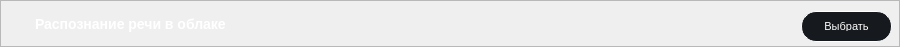
      <widget class="QFrame" name="frame_CloudVoice">
       <property name="geometry">
        <rect>
         <x>10</x>
         <y>1072</y>
         <width>900</width>
         <height>45</height>
        </rect>
       </property>
       <property name="minimumSize">
        <size>
         <width>900</width>
         <height>0</height>
        </size>
       </property>
       <property name="maximumSize">
        <size>
         <width>900</width>
         <height>46</height>
        </size>
       </property>
       <property name="styleSheet">
        <string notr="true">
/* styles.qss */

#frame_CloudVoice {
    background-color: #161A1E;
    border-radius: 15px; /* Установите значение по вашему усмотрению для достижения овальной формы */
}
</string>
       </property>
       <property name="frameShape">
        <enum>QFrame::StyledPanel</enum>
       </property>
       <property name="frameShadow">
        <enum>QFrame::Raised</enum>
       </property>
       <layout class="QHBoxLayout" name="horizontalLayout_23">
        <property name="spacing">
         <number>0</number>
        </property>
        <property name="leftMargin">
         <number>0</number>
        </property>
        <property name="topMargin">
         <number>0</number>
        </property>
        <property name="rightMargin">
         <number>0</number>
        </property>
        <property name="bottomMargin">
         <number>0</number>
        </property>
        <item>
         <widget class="QFrame" name="frame_22">
          <property name="minimumSize">
           <size>
            <width>0</width>
            <height>45</height>
           </size>
          </property>
          <property name="styleSheet">
           <string notr="true">background-color: transparent;</string>
          </property>
          <property name="frameShape">
           <enum>QFrame::StyledPanel</enum>
          </property>
          <property name="frameShadow">
           <enum>QFrame::Raised</enum>
          </property>
          <widget class="QPushButton" name="pushCloudVoice">
           <property name="geometry">
            <rect>
             <x>800</x>
             <y>10</y>
             <width>91</width>
             <height>31</height>
            </rect>
           </property>
           <property name="minimumSize">
            <size>
             <width>91</width>
             <height>31</height>
            </size>
           </property>
           <property name="maximumSize">
            <size>
             <width>91</width>
             <height>31</height>
            </size>
           </property>
           <property name="styleSheet">
            <string notr="true">/* styles.qss */

QPushButton {
    background-color: #161A1E;
    border-radius: 15px;
    color: white; /* Установите цвет текста */
    font-size: 11px; /* Установите размер шрифта */
    padding: 10px 20px; /* Установите отступы */
    border: 1px solid white; /* Уменьшаем толщину обводки до 1 пикселя */
}

QPushButton:hover {
    background-color: #2C3236;
    transition: background-color 0.3s ease;
}
</string>
           </property>
           <property name="text">
            <string>Выбрать</string>
           </property>
          </widget>
          <widget class="QLabel" name="labelCloudVoice">
           <property name="geometry">
            <rect>
             <x>750</x>
             <y>10</y>
             <width>81</width>
             <height>30</height>
            </rect>
           </property>
           <property name="sizePolicy">
            <sizepolicy hsizetype="Preferred" vsizetype="Preferred">
             <horstretch>70</horstretch>
             <verstretch>30</verstretch>
            </sizepolicy>
           </property>
           <property name="minimumSize">
            <size>
             <width>70</width>
             <height>30</height>
            </size>
           </property>
           <property name="styleSheet">
            <string notr="true">color: white; /* Установите цвет текста в белый */
font-size: 14px; /* Установите размер шрифта в 14 пикселей */
font-family: &quot;Times New Roman&quot;; /* Установите тип шрифта по вашему выбору */
font-weight: bold; /* Установите жирность шрифта (если нужно) */
margin-top: 5px; /* Опустить текст на 10 пикселей вниз */</string>
           </property>
           <property name="text">
            <string/>
           </property>
          </widget>
          <widget class="QLabel" name="labelTextCloudVoice">
           <property name="geometry">
            <rect>
             <x>30</x>
             <y>10</y>
             <width>511</width>
             <height>21</height>
            </rect>
           </property>
           <property name="styleSheet">
            <string notr="true">/* styles.qss */

QLabel {
    color: white; /* Установите цвет текста в белый */
    font-size: 14px; /* Установите размер шрифта в 14 пикселей */
    font-family: &quot;Times New Roman&quot;; /* Установите тип шрифта по вашему выбору */
    font-weight: bold; /* Установите жирность шрифта (если нужно) */
    margin-top: 5px; /* Опустить текст на 10 пикселей вниз */
}
</string>
           </property>
           <property name="text">
            <string>Распознание речи в облаке</string>
           </property>
          </widget>
         </widget>
        </item>
       </layout>
      </widget>
